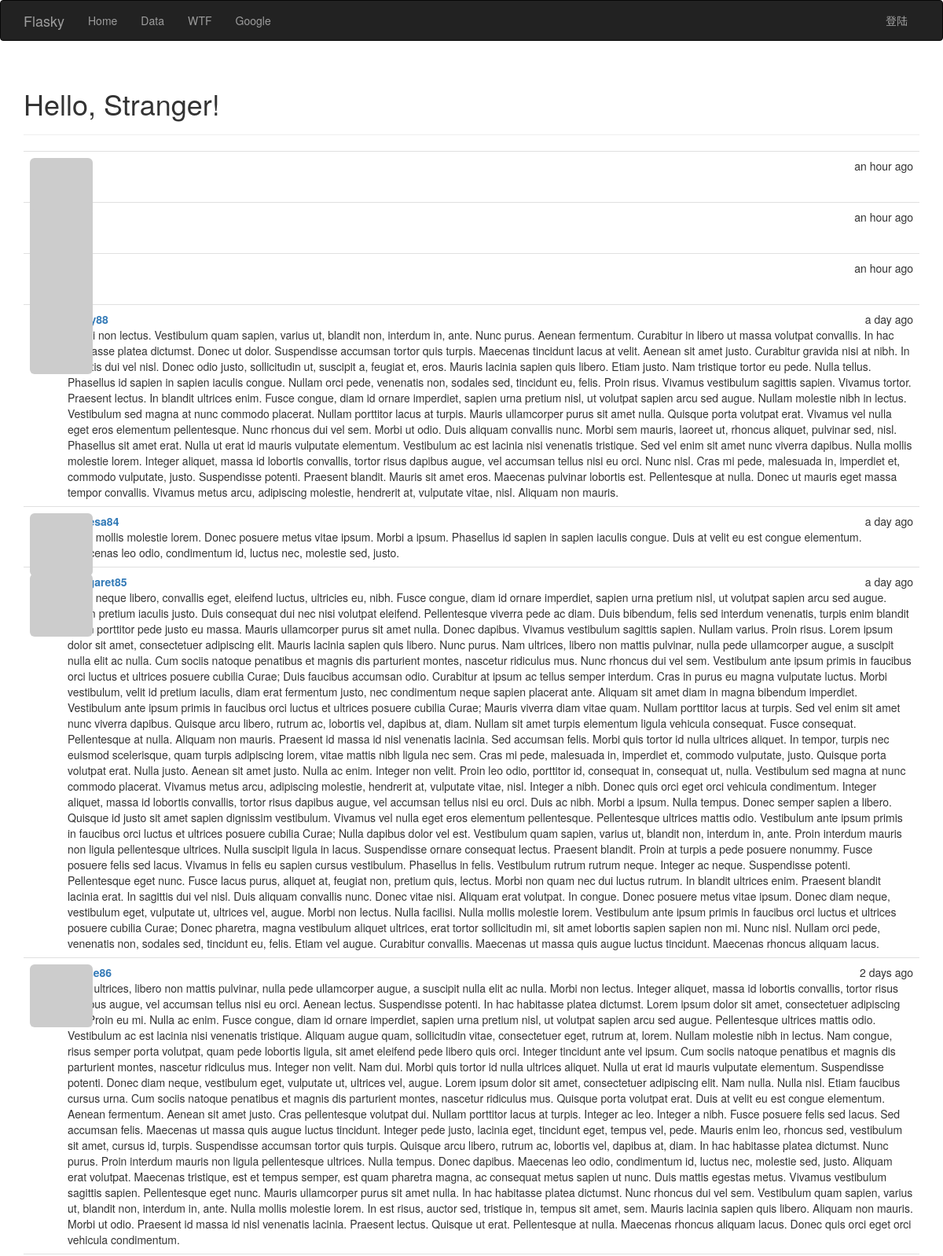
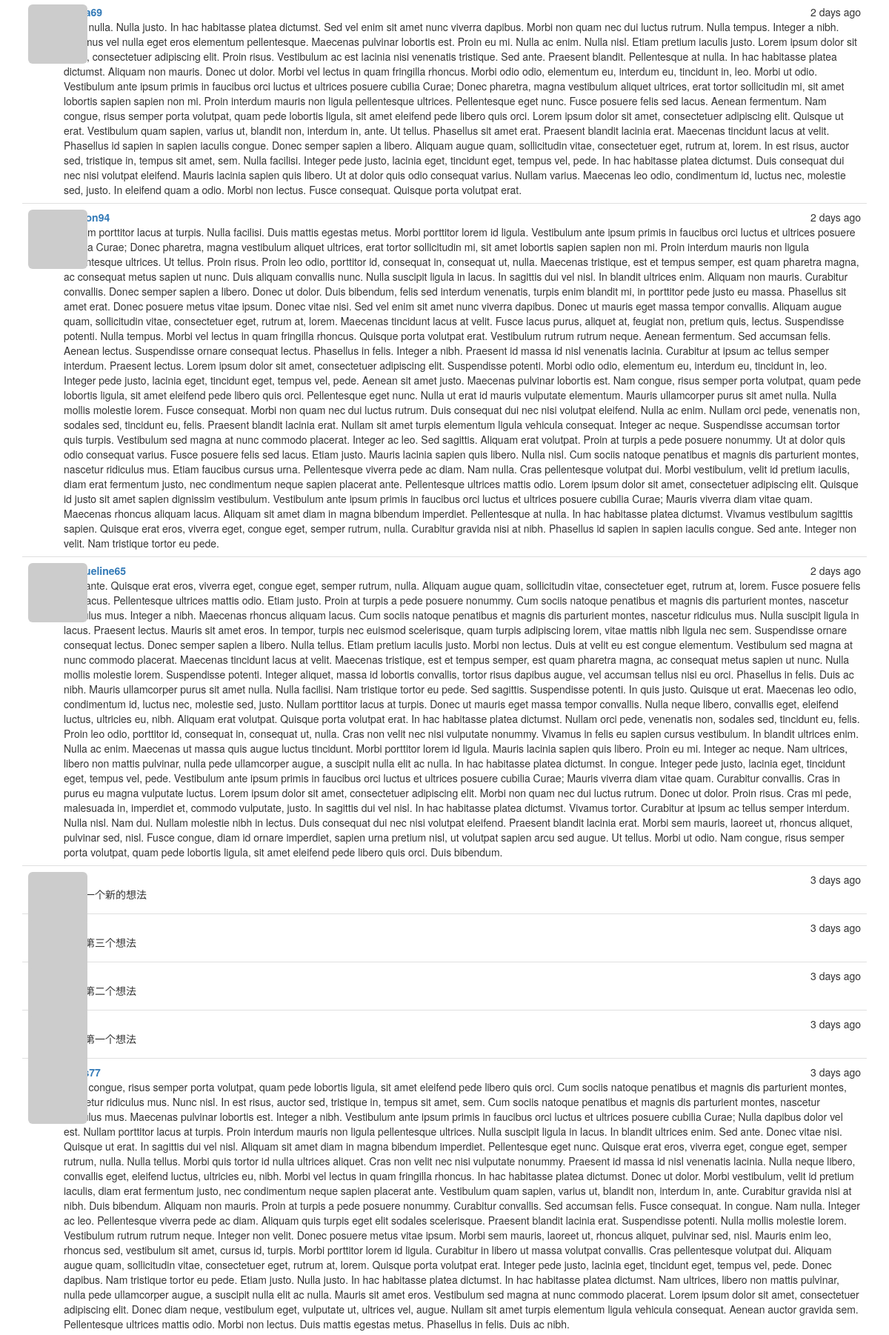
The page / (upper part) on the database its author committed (2 pictures, top to bottom).
### app/models.py (models this page shows, shortened)
class Post(db.Model):
    __tablename__ = 'posts'
    id = db.Column(db.Integer,primary_key=True)
    body = db.Column(db.Text)
    timestamp = db.Column(db.DateTime,index=True,default=datetime.utcnow)
    author_id = db.Column(db.Integer,db.ForeignKey('users.id'))

class User(UserMixin,db.Model):
    __tablename__ = 'users'
    id = db.Column(db.Integer, primary_key=True)
    email = db.Column(db.String(64),unique=True,index=True)
    username = db.Column(db.String(64), unique=True, index=True)
    password_hash = db.Column(db.String(128))
    role_id = db.Column(db.Integer, db.ForeignKey('roles.id'))
    confirmed = db.Column(db.Boolean,default=False)
    name = db.Column(db.String(64))
    location = db.Column(db.String(64))
    about_me = db.Column(db.Text())
    member_since = db.Column(db.DateTime(),default=datetime.utcnow)
    last_seen = db.Column(db.DateTime(),default=datetime.utcnow)
    avatar_hash = db.Column(db.String(32))
    posts = db.relationship('Post',backref='author',lazy='dynamic')
    @property
    def password(self):
        raise AttributeError('password is not a readable attribute')
    def gravatar(self,size=100,default='identicon',rating='g'):
        if request.is_secure:
            url = 'https://secure.gravatar.com/avatar'
        else:
            url = 'http://www.gravatar.com/avatar'
        hash = self.avatar_hash
        return '{url}/{hash}?s={size}&d={default}&r={rating}'.format(url=url,hash=hash,size=size,default=default,rating=rating)

### app/main/views.py (the view)
@main.route('/',methods=['GET','POST'])
def index():
    form = PostForm()
    if  current_user.can(Permission.WRITE_ARTICLES) and \
        form.validate_on_submit():
        post = Post(body = form.body.data,author = current_user._get_current_object())
        db.session.add(post)
        return redirect(url_for('.index'))
    posts = Post.query.order_by(Post.timestamp.desc()).all()
    return render_template('index.html',form=form,posts = posts)

### app/auth/views.py (called while the page is built)
@auth.before_app_request
def before_request():
    if current_user.is_authenticated:
        current_user.ping()
        if not current_user.confirmed and request.endpoint[:5] !='auth.':
            return  redirect(url_for('auth.unconfirmed'))

### app/main/__init__.py (called while the page is built)
@main.app_context_processor
def inject_permissions():
    return dict(Permission=Permission)

### app/models.py (called while the page is built)
    def can(self,permissions):
        return False

### app/templates/index.html (shortened to what this page needs)
{% extends "base.html" %}
{% import "bootstrap/wtf.html" as wtf %}
{% block page_content %}
<div class="page-header">
    <h1>Hello, {% if current_user.is_authenticated %}{{ current_user.username }}{% else %}Stranger{% endif %}!</h1>
</div>
<ul class="posts">
    {% for post in posts %}
    <li class="post">
        <div class="post-thumbnail">
            <a href="{{ url_for('.user', username=post.author.username) }}">
                <img class="img-rounded profile-thumbnail" src="{{ post.author.gravatar(size=40) }}">
            </a>
        </div>
        <div class="post-content">
            <div class="post-date">{{ moment(post.timestamp).fromNow() }}</div>
            <div class="post-author"><a href="{{ url_for('.user', username=post.author.username) }}">{{ post.author.username }}</a></div>
            <div class="post-body">{{ post.body }}</div>
        </div>
    </li>
    {% endfor %}
</ul>
{% endblock %}

### app/static/styles.css (style rules this page uses)
.profile-thumbnail { position: absolute; }
ul.posts { list-style-type: none; padding: 0px; margin: 16px 0px 0px 0px; border-top: 1px solid #e0e0e0; }
ul.posts li.post { padding: 8px; border-bottom: 1px solid #e0e0e0; }
div.post-date { float: right; }
div.post-author { font-weight: bold; }
div.post-thumbnail { position: absolute; }
div.post-content { margin-left: 48px; min-height: 48px; }

### rows shown on the page
Post: timestamp "an hour ago"
Post: timestamp "an hour ago"
Post: timestamp "an hour ago"
Post: timestamp "a day ago", body "Morbi non lectus. Vestibulum quam sapien, varius ut, blandit non, interdum in, ante. Nunc purus. Aenean fermentum. Curabitur in libero ut massa volutpat convallis. In hac habitasse platea dictumst. Donec ut dolor. Suspendisse accumsan tortor quis turpis. Maecenas tincidunt lacus at velit. Aenean sit amet justo. Curabitur gravida nisi at nibh. In sagittis dui vel nisl. Donec odio justo, sollicitudin ut, suscipit a, feugiat et, eros. Mauris lacinia sapien quis libero. Etiam justo. Nam tristique tortor eu pede. Nulla tellus. Phasellus id sapien in sapien iaculis congue. Nullam orci pede, venenatis non, sodales sed, tincidunt eu, felis. Proin risus. Vivamus vestibulum sagittis sapien. Vivamus…"
Post: timestamp "a day ago", author.username "theresa84", body "Nulla mollis molestie lorem. Donec posuere metus vitae ipsum. Morbi a ipsum. Phasellus id sapien in sapien iaculis congue. Duis at velit eu est congue elementum. Maecenas leo odio, condimentum id, luctus nec, molestie sed, justo."
Post: timestamp "a day ago", author.username "margaret85", body "Nulla neque libero, convallis eget, eleifend luctus, ultricies eu, nibh. Fusce congue, diam id ornare imperdiet, sapien urna pretium nisl, ut volutpat sapien arcu sed augue. Etiam pretium iaculis justo. Duis consequat dui nec nisi volutpat eleifend. Pellentesque viverra pede ac diam. Duis bibendum, felis sed interdum venenatis, turpis enim blandit mi, in porttitor pede justo eu massa. Mauris ullamcorper purus sit amet nulla. Donec dapibus. Vivamus vestibulum sagittis sapien. Nullam varius. Proin risus. Lorem ipsum dolor sit amet, consectetuer adipiscing elit. Mauris lacinia sapien quis libero. Nunc purus. Nam ultrices, libero non mattis pulvinar, nulla pede ullamcorper augue, a suscipit…"
Post: timestamp "2 days ago", body "Nam ultrices, libero non mattis pulvinar, nulla pede ullamcorper augue, a suscipit nulla elit ac nulla. Morbi non lectus. Integer aliquet, massa id lobortis convallis, tortor risus dapibus augue, vel accumsan tellus nisi eu orci. Aenean lectus. Suspendisse potenti. In hac habitasse platea dictumst. Lorem ipsum dolor sit amet, consectetuer adipiscing elit. Proin eu mi. Nulla ac enim. Fusce congue, diam id ornare imperdiet, sapien urna pretium nisl, ut volutpat sapien arcu sed augue. Pellentesque ultrices mattis odio. Vestibulum ac est lacinia nisi venenatis tristique. Aliquam augue quam, sollicitudin vitae, consectetuer eget, rutrum at, lorem. Nullam molestie nibh in lectus. Nam congue,…"
Post: timestamp "2 days ago", body "Nam nulla. Nulla justo. In hac habitasse platea dictumst. Sed vel enim sit amet nunc viverra dapibus. Morbi non quam nec dui luctus rutrum. Nulla tempus. Integer a nibh. Vivamus vel nulla eget eros elementum pellentesque. Maecenas pulvinar lobortis est. Proin eu mi. Nulla ac enim. Nulla nisl. Etiam pretium iaculis justo. Lorem ipsum dolor sit amet, consectetuer adipiscing elit. Proin risus. Vestibulum ac est lacinia nisi venenatis tristique. Sed ante. Praesent blandit. Pellentesque at nulla. In hac habitasse platea dictumst. Aliquam non mauris. Donec ut dolor. Morbi vel lectus in quam fringilla rhoncus. Morbi odio odio, elementum eu, interdum eu, tincidunt in, leo. Morbi ut odio. Vestibulum…"
Post: timestamp "2 days ago", body "Nullam porttitor lacus at turpis. Nulla facilisi. Duis mattis egestas metus. Morbi porttitor lorem id ligula. Vestibulum ante ipsum primis in faucibus orci luctus et ultrices posuere cubilia Curae; Donec pharetra, magna vestibulum aliquet ultrices, erat tortor sollicitudin mi, sit amet lobortis sapien sapien non mi. Proin interdum mauris non ligula pellentesque ultrices. Ut tellus. Proin risus. Proin leo odio, porttitor id, consequat in, consequat ut, nulla. Maecenas tristique, est et tempus semper, est quam pharetra magna, ac consequat metus sapien ut nunc. Duis aliquam convallis nunc. Nulla suscipit ligula in lacus. In sagittis dui vel nisl. In blandit ultrices enim. Aliquam non mauris.…"
Post: timestamp "2 days ago", author.username "jacqueline65", body "Sed ante. Quisque erat eros, viverra eget, congue eget, semper rutrum, nulla. Aliquam augue quam, sollicitudin vitae, consectetuer eget, rutrum at, lorem. Fusce posuere felis sed lacus. Pellentesque ultrices mattis odio. Etiam justo. Proin at turpis a pede posuere nonummy. Cum sociis natoque penatibus et magnis dis parturient montes, nascetur ridiculus mus. Integer a nibh. Maecenas rhoncus aliquam lacus. Cum sociis natoque penatibus et magnis dis parturient montes, nascetur ridiculus mus. Nulla suscipit ligula in lacus. Praesent lectus. Mauris sit amet eros. In tempor, turpis nec euismod scelerisque, quam turpis adipiscing lorem, vitae mattis nibh ligula nec sem. Suspendisse ornare…"
Post: timestamp "3 days ago", body "这是一个新的想法"
Post: timestamp "3 days ago", body "这是第三个想法"
Post: timestamp "3 days ago", body "添加第二个想法"
Post: timestamp "3 days ago", body "添加第一个想法"
Post: timestamp "3 days ago", body "Nam congue, risus semper porta volutpat, quam pede lobortis ligula, sit amet eleifend pede libero quis orci. Cum sociis natoque penatibus et magnis dis parturient montes, nascetur ridiculus mus. Nunc nisl. In est risus, auctor sed, tristique in, tempus sit amet, sem. Cum sociis natoque penatibus et magnis dis parturient montes, nascetur ridiculus mus. Maecenas pulvinar lobortis est. Integer a nibh. Vestibulum ante ipsum primis in faucibus orci luctus et ultrices posuere cubilia Curae; Nulla dapibus dolor vel est. Nullam porttitor lacus at turpis. Proin interdum mauris non ligula pellentesque ultrices. Nulla suscipit ligula in lacus. In blandit ultrices enim. Sed ante. Donec vitae nisi.…"
